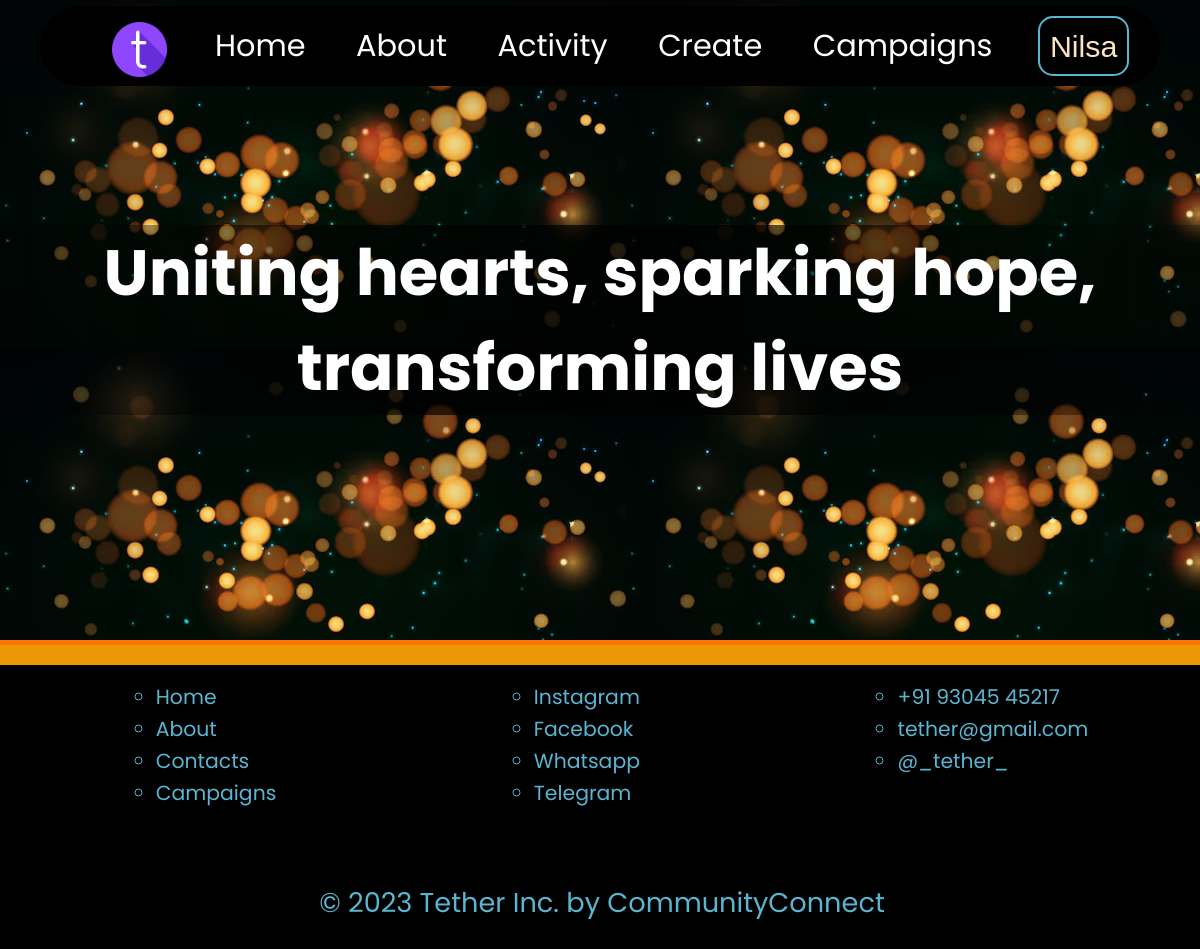
Before: /campaigns (signed in) with the older database file.
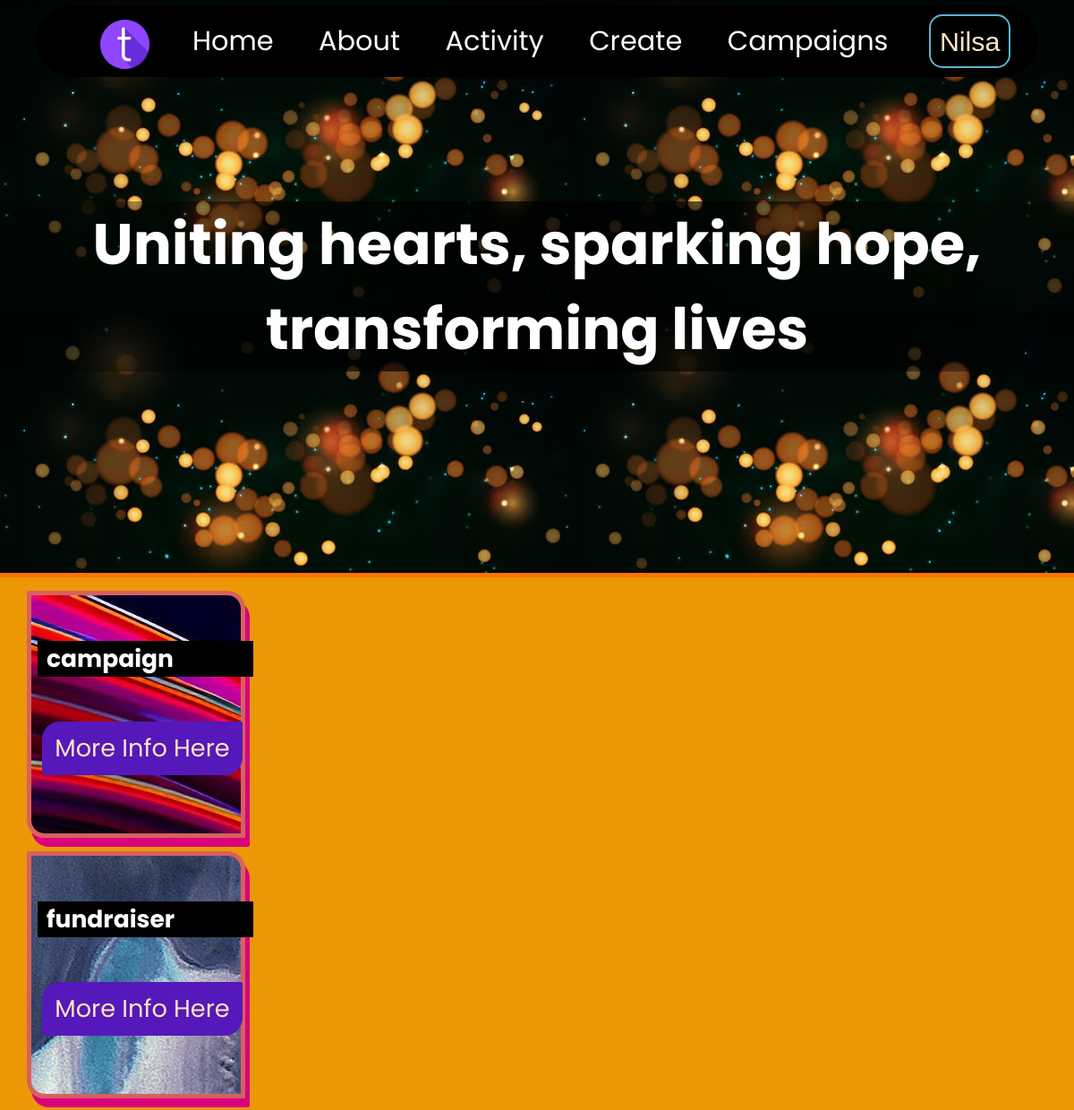
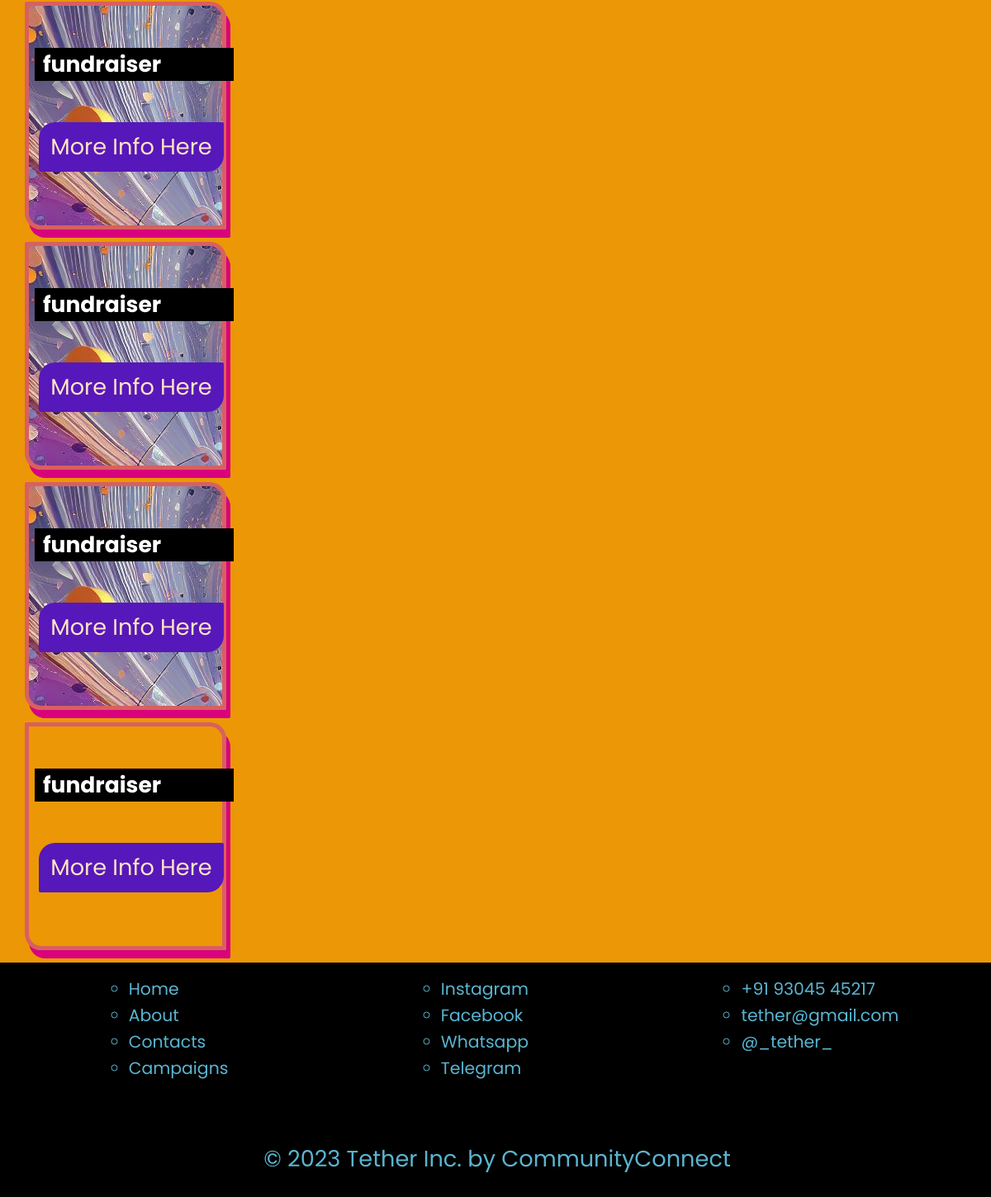
After: the same page with the newer database file (2 pictures, top to bottom).
### Tether/models.py (models this page shows, shortened)
class Campaign(models.Model):
    title = models.CharField(max_length=100)
    campaign_type = models.TextField()
    description = models.TextField()
    doe = models.DateTimeField()
    tags_arr = models.JSONField()
    bgimg = models.ImageField(upload_to='images/', null=True, blank=True)
    contact_info = models.JSONField()

### Tether/views.py (the view)
# urls.py: path('campaigns', views.campaigns, name="campaigns_page"),
def campaigns(request):
    user_role= 0
    for x in Profile.objects.filter(user = request.user):
        print(x, x.role)
        if not x.role == 'naive_user':
            print('working')
            user_role = 1
    campaigns_collection = Campaign.objects.all()
    context = {'user_role':user_role, 'campaigns':campaigns_collection}
    return render(request, 'campaigns.html', context)

### Tether/models.py (called while the page is built)
    def __str__(self):
        return str(self.user)

### templates/campaigns.html (shortened to what this page needs)
{% extends "base.html" %}
{% block body %}
<div class="introductory-img" style="background: url('static/stock/bokeh.jpg');">
    <h1>Uniting hearts, sparking hope, transforming lives</h1>
</div>
<div class="campaign-container">
    {% for campaign in campaigns %}
    {% if campaign.bgimg %}
        <div class="campaign-item" onmouseover="showDescription(this)" onmouseout="hideDescription(this)" style="background: url({{campaign.bgimg.url}}); object-fit: scale-down;">
            <div class="sub-item-1">
                <h5>{{campaign.campaign_type}}</h5>
                <button class="btn-3"><a href="/display/{{campaign.id}}">More Info Here</button>
            </div>
        </div>
        {% else %}
            <div class="campaign-item" onmouseover="showDescription(this)" onmouseout="hideDescription(this)" style="background: url('static/stock/default1.jpeg'); object-fit: scale-down;">
                <div class="sub-item-1">
                    <h5>{{campaign.campaign_type}}</h5>
                    <button class="btn-3"><a href="/display/{{campaign.id}}">More Info Here</button>
                </div>
            </div>
        {% endif %}
    {% endfor %}
</div>
</body>
{% endblock body %}

### templates/base.html (shortened to what this page needs)
{% load static %}
<!DOCTYPE html>
<html lang="en">
  <head>
    <link rel="stylesheet" type="text/css" href="{% static 'general.css' %}" />
    <link rel="stylesheet" type="text/css" href="{% static 'index.css' %}" />
    <link rel="stylesheet" type="text/css" href="{% static 'campaign.css' %}"/>
    <link rel="stylesheet" type="text/css" href="{% static 'create.css' %}"/>
    <link rel="stylesheet" type="text/css" href="{% static 'display.css' %}"/>
    <link rel="stylesheet" type="text/css" href="{% static 'activity.css' %}"/>
  </head>
  <body>
    <nav class="navbar">
      <ul class="nav-list">
        <li class="logo"><img src="{% static "icons/tether-logo.png" %}" alt="icon" /></li>
        <li class="navbar-item"><a href="/">Home</a></li>
        <li class="navbar-item">About</li>
        <li class="navbar-item"><a href="/activity">Activity</a></li>
        {% if user_role == 1 %}
        <li class="navbar-item"><a href="/create">Create</a></li>
        {% endif %}
        <li class="navbar-item"><a href="/campaigns">Campaigns</a></li>
        <li>
          {% if request.user.is_authenticated %}
          <button class="logo btn-2">
          <a href="/logout" id="logout">{{request.user}}</a>
          </button>
          {% else %}
            <button class="logo btn-2">
              <a href="/login">Login/Signup</a>
            </button>
          {% endif %}
        </li>
      </ul>
    </nav>
    {% block body %}{% endblock body %}
  </body>
  <footer>
    <div>
      <ul>
        <li class="underline-animation">Home</li>
        <li class="underline-animation">About</li>
        <li class="underline-animation">Contacts</li>
        <li class="underline-animation">Campaigns</li>
      </ul>
      <ul>
        <li class="underline-animation">Instagram</li>
        <li class="underline-animation">Facebook</li>
        <li class="underline-animation">Whatsapp</li>
        <li class="underline-animation">Telegram</li>
      </ul>
      <ul>
        <li class="underline-animation">+91 93045 45217</li>
        <li class="underline-animation">tether@gmail.com</li>
        <li class="underline-animation">@_tether_</li>
      </ul>
    </div>
    <div style="justify-content: center">
      &copy; 2023 Tether Inc. by CommunityConnect
    </div>
  </footer>
</html>

### static/general.css (style rules this page uses)
:root { --yellow:rgb(236, 151, 6); --black: rgb(0, 0, 0); --white: rgb(255, 255, 255); --purple: rgb(86, 24, 186); --blue: rgb(90, 181, 209); --gray: rgb(57, 60, 64); --darkgray: #29292e; --root-font-size: 2rem; }
html { scroll-behavior: smooth; }
body { padding:0; margin: 0; width: 100%; background-color: var(--yellow); color: white; font-family: 'Poppins', sans-serif; font-size: var(--root-font-size); }
a { text-decoration: none; color:inherit; }
footer { background-color: var(--black); color: var(--blue); display: flex; flex-direction: column; row-gap: 40px; padding: 5px 5px 5px 5px; align-items: flex-start; justify-content: space-around; }
footer ul { list-style:circle; margin: 10px; font-size: 0.75em; }
footer div { width: 100%; margin:2px; margin-bottom: 20px; font-size: 0.85em; display: flex; flex-direction: row; align-items: flex-start; justify-content: space-around; text-align: justify; }
.underline-animation { position: relative; padding-bottom: 2px; cursor: pointer; transition: color 0.3s ease; }
.underline-animation::before { content: ""; position: absolute; left: 0; bottom: 0; width: 0; height: 3px; background-color: var(--blue); transition: width 0.3s ease; }

### static/index.css (style rules this page uses)
.navbar { display: flex; position: fixed; top: 0; padding-top: 30px; justify-content: center; align-items: flex-end; height: 1em; width: 100%; transition: all 0.15s ease-out; }
.nav-list { border-radius: 250px; height: fit-content; background-color: var(--black); width:90%; z-index: 100; opacity: 100%; display: flex; list-style:none; align-items:flex-start; justify-content:space-evenly; align-self: center; }
.navbar-item { padding: 5px 10px 5px 10px; font-size: calc(0.95*var(--root-font-size)); padding: 5px; margin: 10px; align-self: center; transition: all 0.2s linear; }
.logo { height: 2em; font-size: 0.75em; padding: 2px; margin: 10px; align-self: center; cursor: pointer; }
.logo img { width: 55px; height: auto; }
.btn-2 { background-color: transparent; font-size: calc(0.95*var(--root-font-size)); color: bisque; border:2px solid var(--blue); border-radius: 15px; padding: 2px 10px 2px 10px; transition: border 0.2s linear, font-size 0.2s ease-out; }

### static/campaign.css (style rules this page uses)
.introductory-img { height: 80vh; display: flex; justify-content: center; align-items: center; }
.introductory-img h1 { text-align: center; }
.campaign-container { display: flex; flex-direction: column; height: fit-content; flex-wrap: wrap; gap:5px; padding:10px; justify-content: space-around; border-top: 5px solid rgb(255, 115, 0); }
.campaign-item { border: 5px solid #d86060; border-radius: 2px 20px 2px 20px; box-shadow: 5px 10px #D9027D; object-fit: contain; padding:5px; margin: 5px; margin-left: 20px; height: calc(8*var(--root-font-size)); width: calc(7*var(--root-font-size)); display: flex; flex-wrap: wrap; gap: 5px; flex-direction: column; transition: 0.15s ease; }
.btn-3 { color: bisque; font-family: 'Poppins', sans-serif; font-size: 0.85em; background-color: var(--purple); margin: 5px; width: inherit; height: 60px; padding: 2px 10px 2px 10px; border: 0px solid silver; border-radius: 20px 2px 20px 2px; transition: all 0.15s ease-in; }
.sub-item-1 { padding: 2px; flex: 1; width:inherit; }
.sub-item-1 h5 { background-color: black; padding-left: 10px; padding-right: 7px; width:inherit; }
.hidden-links a { font-size: calc(0.5*var(--root-font-size)); }

### static/create.css (style rules this page uses)
.introductory-img h1 { background-image: linear-gradient(to right, rgba(0,0,0,0.2), rgba(0,0,0,0.5), rgba(0,0,0,0.7),rgba(0,0,0,0.7), rgba(0,0,0,0.5), rgba(0,0,0,0.2)); }

### static/display.css (style rules this page uses)
.btn-3 { color: bisque; font-family: 'Poppins', sans-serif; font-size: 0.85em; background-color: var(--purple); margin: 5px; width: inherit; height: 60px; padding: 2px 10px 2px 10px; border: 0px solid silver; border-radius: 20px 2px 20px 2px; transition: all 0.15s ease-in; }

Changed rows visible on the page:
added Campaign: bgimg (picture), campaign_type "campaign"
added Campaign: bgimg (picture), campaign_type "fundraiser"
added Campaign: campaign_type "fundraiser"
added Campaign: campaign_type "fundraiser"
added Campaign: campaign_type "fundraiser"
added Campaign: campaign_type "fundraiser"
